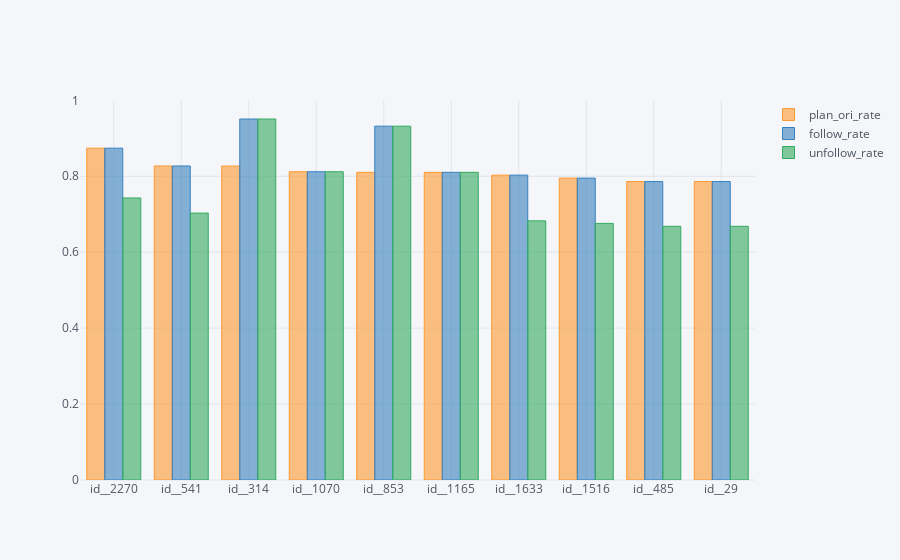

The code cell stored with this chart in its notebook:
### Code cell
final.iplot(kind='bar', x='plan_ori_id')

### Figure 1 — Plotly figure (JSON) as saved in the notebook; plotly's stock layout.template omitted (floating-point values rounded to 4 significant figures)
{"data": [{"marker": {"color": "rgba(255, 153, 51, 0.6)", "line": {"color": "rgba(255, 153, 51, 1.0)", "width": 1}}, "name": "plan_ori_rate", "orientation": "v", "text": "", "type": "bar", "uid": "cd2157ef-6061-481f-8db0-a1c0f0934fb7", "x": ["id__2270", "id__541", "id__314", "id__1070", "id__853", "id__1165", "id__1633", "id__1516", "id__485", "id__29"], "y": [0.874, 0.8271, 0.8268, 0.8119, 0.8104, 0.8104, 0.803, 0.7952, 0.7861, 0.7861]}, {"marker": {"color": "rgba(55, 128, 191, 0.6)", "line": {"color": "rgba(55, 128, 191, 1.0)", "width": 1}}, "name": "follow_rate", "orientation": "v", "text": "", "type": "bar", "uid": "f4add0e4-2d4b-4add-9800-ff14773c6047", "x": ["id__2270", "id__541", "id__314", "id__1070", "id__853", "id__1165", "id__1633", "id__1516", "id__485", "id__29"], "y": [0.874, 0.8271, 0.9509, 0.8119, 0.932, 0.8104, 0.803, 0.7952, 0.7861, 0.7861]}, {"marker": {"color": "rgba(50, 171, 96, 0.6)", "line": {"color": "rgba(50, 171, 96, 1.0)", "width": 1}}, "name": "unfollow_rate", "orientation": "v", "text": "", "type": "bar", "uid": "395682c0-a56f-40d4-8c34-23823bb5a27a", "x": ["id__2270", "id__541", "id__314", "id__1070", "id__853", "id__1165", "id__1633", "id__1516", "id__485", "id__29"], "y": [0.7429, 0.703, 0.9509, 0.8119, 0.932, 0.8104, 0.6826, 0.6759, 0.6682, 0.6682]}], "layout": {"legend": {"bgcolor": "#F5F6F9", "font": {"color": "#4D5663"}}, "paper_bgcolor": "#F5F6F9", "plot_bgcolor": "#F5F6F9", "title": {"font": {"color": "#4D5663"}}, "xaxis": {"gridcolor": "#E1E5ED", "showgrid": true, "tickfont": {"color": "#4D5663"}, "title": {"font": {"color": "#4D5663"}, "text": ""}, "zerolinecolor": "#E1E5ED"}, "yaxis": {"gridcolor": "#E1E5ED", "showgrid": true, "tickfont": {"color": "#4D5663"}, "title": {"font": {"color": "#4D5663"}, "text": ""}, "zerolinecolor": "#E1E5ED"}}}
